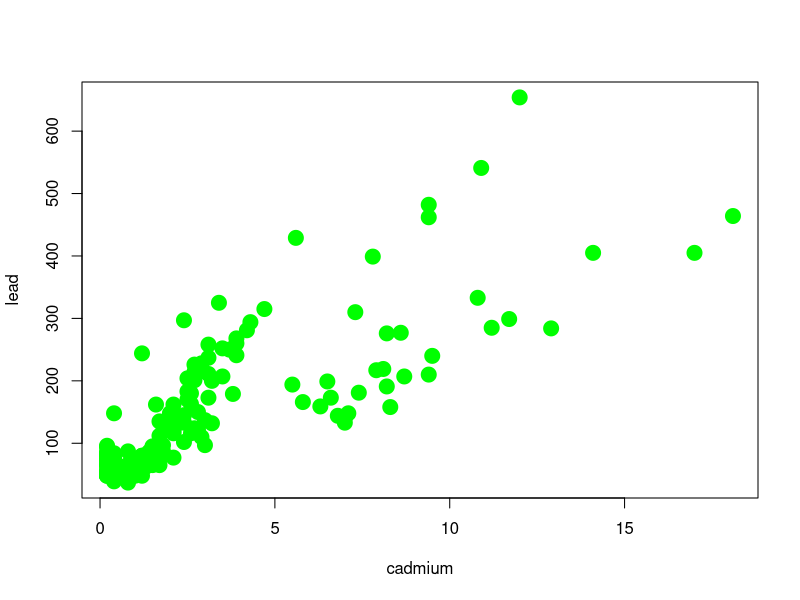
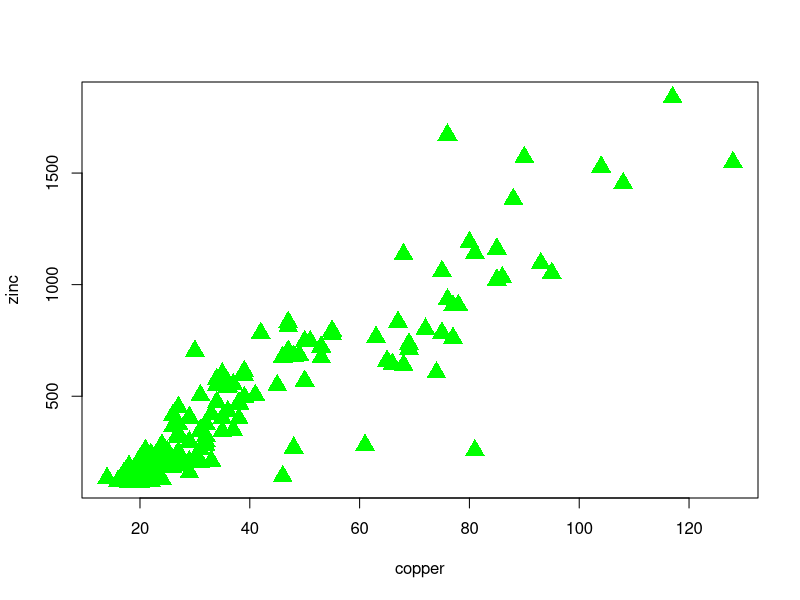
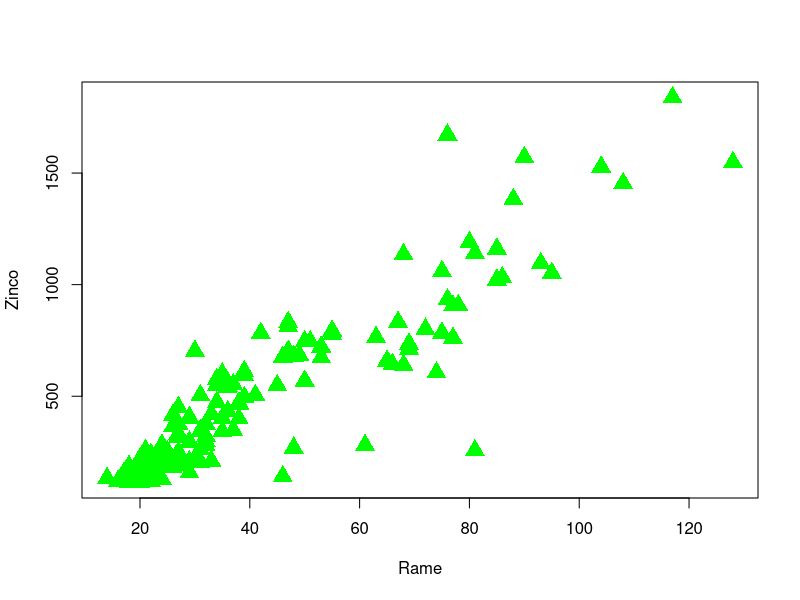
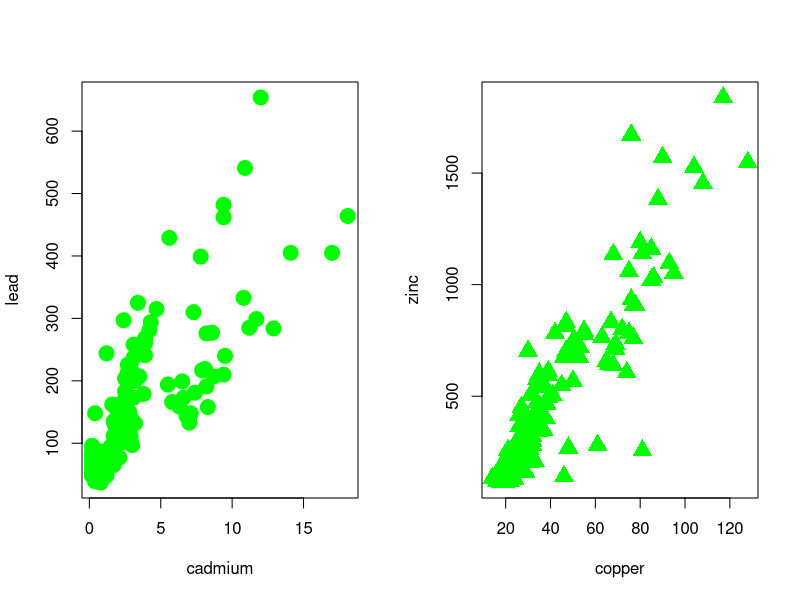
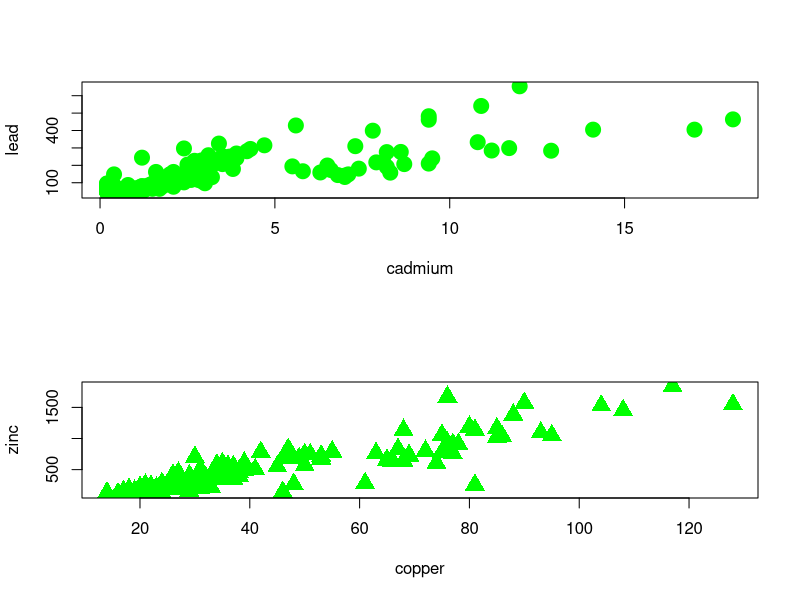
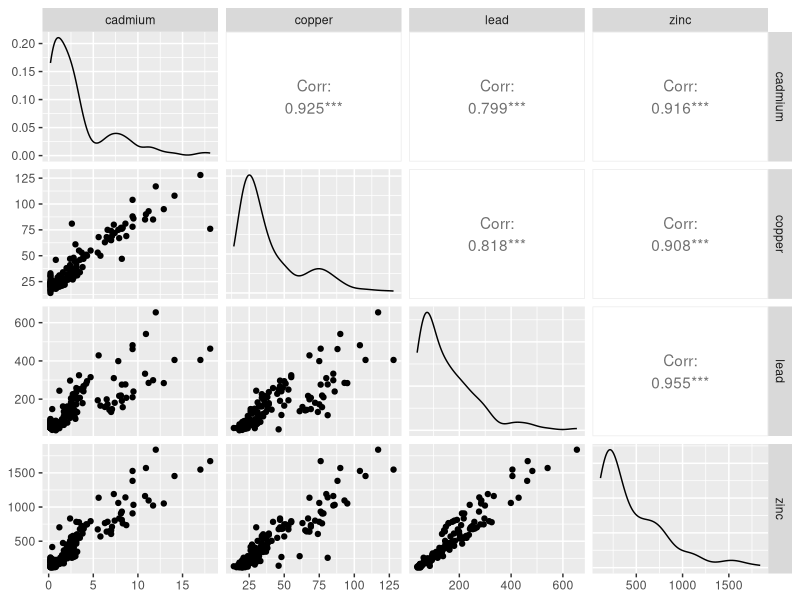
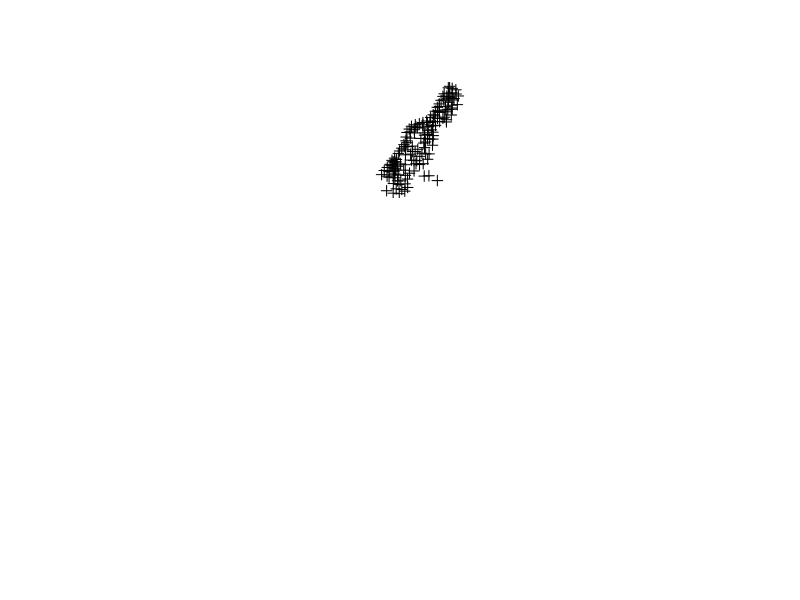
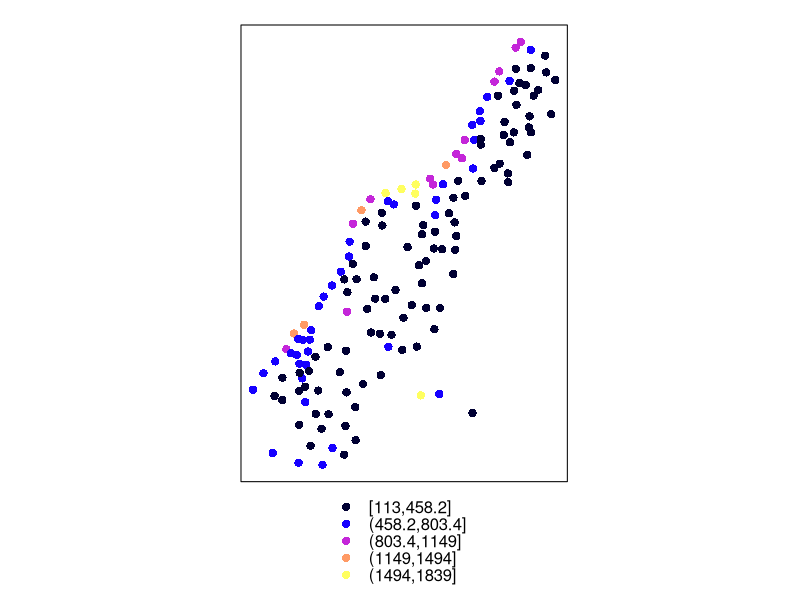

Recreate these plots in R, in order.
# R spaziale: funzioni spaziali in ecologia del paesaggio (si comincia)

install.packages("sp")

# con library() viene richiamato il pacchetto dalla libreria
library(sp)

#dati richiamati
data(meuse)

meuse

head(meuse)

# plot di cadmio e lead

#alleghiamo il database (o dataframe in R)

attach(meuse)

plot(cadmium,lead,col="green",pch=19,cex=2)

# esercizio: plot di rame (copper) e zinco con simbolo triangolo (17) e colore verde
plot(copper,zinc,col="green",pch=17,cex=2)

# come cambiare le etichette xlab e ylab
plot(copper,zinc,col="green",pch=17,cex=2,xlab="Rame",ylab="Zinco")

#multiframe o multipanel
par(mfrow=c(1,2))
plot(cadmium,lead,col="green",pch=19,cex=2)
plot(copper,zinc,col="green",pch=17,cex=2)

# invertiamo i grafici righe e colonne
par(mfrow=c(2,1))
plot(cadmium,lead,col="green",pch=19,cex=2)
plot(copper,zinc,col="green",pch=17,cex=2)

#multigrame automatico 
install.packages("GGally")

library(GGally)
ggpairs(meuse[,3:6])


# Spatial!!
head(meuse)

coordinates(meuse)=~x+y
plot(meuse)

# funzione spplot per plottare i dati spazialmente
spplot(meuse,"zinc")
